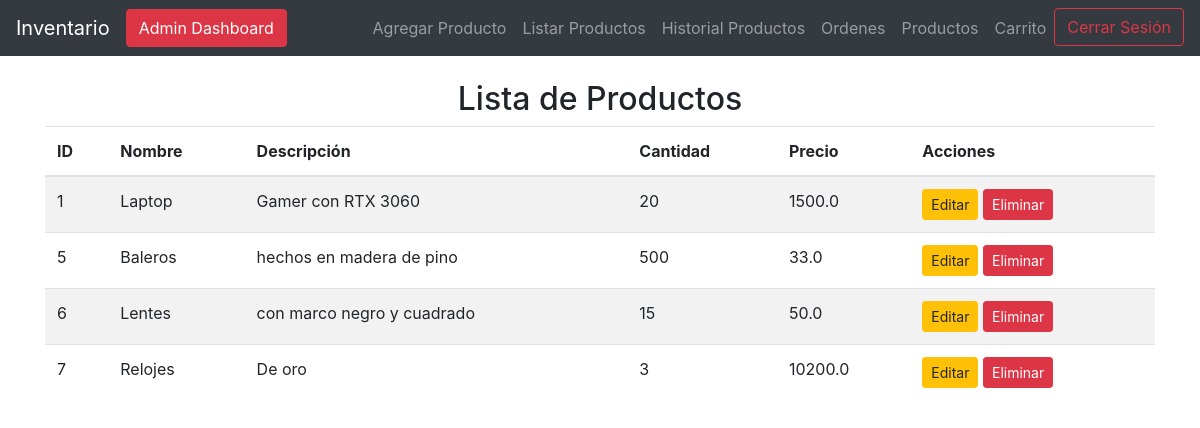
Before: /listar (signed in) with the older database file.
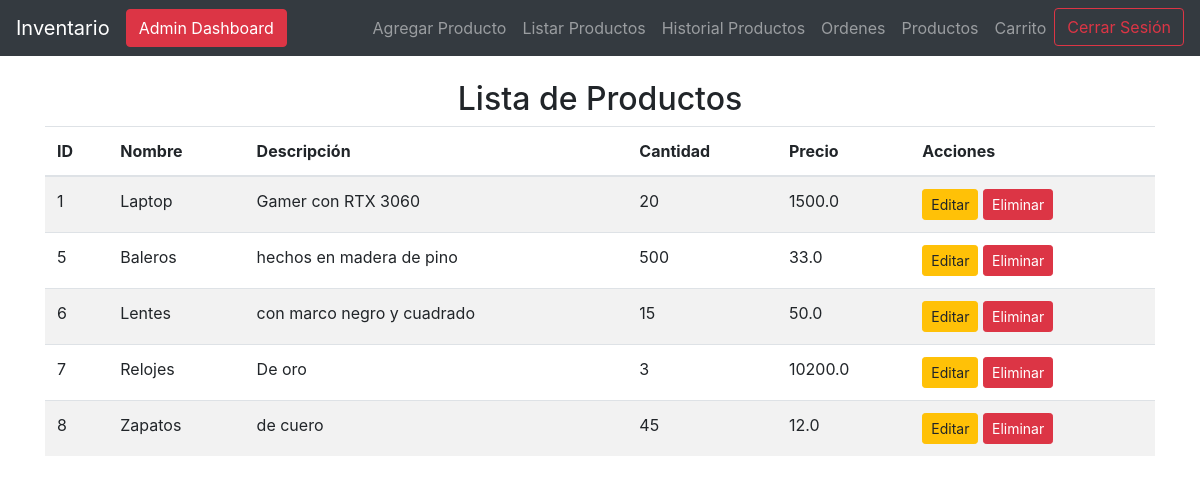
After: the same page with the newer database file.
### tables this page shows
CREATE TABLE productos (
            id INTEGER PRIMARY KEY AUTOINCREMENT,
            nombre TEXT UNIQUE NOT NULL,
            descripcion TEXT,
            cantidad INTEGER NOT NULL CHECK (cantidad >= 0),
            precio REAL NOT NULL CHECK (precio >= 0)
        );

### app.py (the view)
@app.route('/listar')
@login_required
def listar():
    productos = listar_productos()
    return render_template('listar_productos.html', productos=productos)

### app.py (called while the page is built)
@login_manager.user_loader
def load_user(user_id):
    conn, cursor = connect_db()
    cursor.execute("SELECT usuario_id, nombre, email, rol FROM usuarios WHERE usuario_id = ?", (user_id,))
    usuario = cursor.fetchone()
    return Usuario(id=usuario[0], nombre=usuario[1], email=usuario[2], rol=usuario[3]) if usuario else None

### database.py (called while the page is built)
def connect_db():
    conn = sqlite3.connect(DB_NAME)
    cursor = conn.cursor()
    return conn, cursor

def listar_productos():
    conn, cursor = connect_db()
    cursor.execute("SELECT * FROM productos")
    productos = cursor.fetchall()
    conn.close()
    if productos:
        return productos
    else:
        print("No hay productos en el inventario.")

### templates/listar_productos.html
{% extends 'base.html' %}
{% block content %}
    <h2 class="text-center">Lista de Productos</h2>
    {% if productos %}
        <table class="table table-striped">
            <thead>
                <tr>
                    <th>ID</th>
                    <th>Nombre</th>
                    <th>Descripción</th>
                    <th>Cantidad</th>
                    <th>Precio</th>
                    <th>Acciones</th>
                </tr>
            </thead>
            <tbody>
                {% for producto in productos %}
                    <tr>
                        <td>{{ producto[0] }}</td>
                        <td>{{ producto[1] }}</td>
                        <td>{{ producto[2] }}</td>
                        <td>{{ producto[3] }}</td>
                        <td>{{ producto[4] }}</td>
                        <td>
                            <a href="/actualizar/{{ producto[0] }}" class="btn btn-warning btn-sm">Editar</a>
                            <a href="/confirmar_eliminar/{{ producto[0] }}" class="btn btn-danger btn-sm">Eliminar</a>
                        </td>
                    </tr>
                {% endfor %}
            </tbody>
        </table>
    {% else %}
        <p>No hay productos registrados.</p>
    {% endif %}
{% endblock %}

Changed rows visible on the page:
added productos: id "8", nombre "Zapatos", descripcion "de cuero", cantidad "45", precio "12.0"
